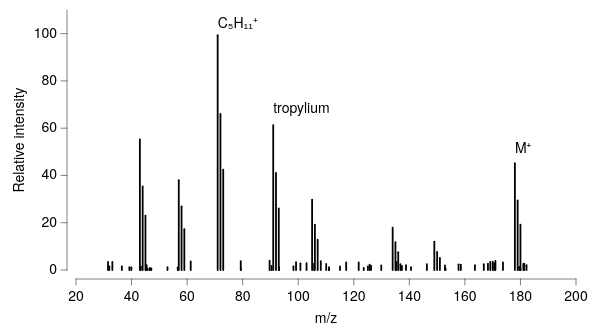

Write a Vega-Lite specification for this figure.
### Vega-Lite specification from a JSON file in a GitHub repository (floating-point values rounded to 4 significant figures)
{"background": null, "config": {"arc": {"fill": "#DBDBDB", "fillOpacity": 1.0, "innerRadius": 32.5, "padAngle": 0.03, "stroke": "black", "strokeOpacity": 1, "strokeWidth": 0.25}, "area": {"fill": "#DBDBDB", "fillOpacity": 1.0, "stroke": "black", "strokeOpacity": 1, "strokeWidth": 0.25}, "axis": {"domain": true, "domainCap": "round", "domainColor": "black", "domainWidth": 0.25, "grid": false, "gridCap": "round", "gridColor": "#F1F1F1", "gridDash": [0, 0], "gridOpacity": 1.0, "gridWidth": 0.25, "labelColor": "black", "labelFont": "Helvetica Neue, HelveticaNeue, Helvetica, Arial, sans-serif", "labelFontSize": 7, "labelFontStyle": "normal", "labelFontWeight": 400, "offset": 4.5, "ticks": true, "tickCap": "round", "tickColor": "black", "tickRound": false, "tickSize": 3, "tickWidth": 0.25, "titleColor": "black", "titleFont": "Helvetica Neue, HelveticaNeue, Helvetica, Arial, sans-serif", "titleFontSize": 7, "titleFontStyle": "normal", "titleFontWeight": 400}, "axisX": {"domain": true, "labelAlign": "center", "labelAngle": 0, "labels": true, "ticks": true, "translate": 0}, "axisY": {"domain": true, "labelAlign": "right", "labelAngle": 0, "labels": true, "ticks": true, "translate": 0}, "axisRight": {"domain": true, "labelAlign": "left", "labelAngle": 0, "labels": true, "ticks": true, "translate": 0}, "axisTop": {"domain": true, "labelAlign": "center", "labelAngle": 0, "labels": true, "ticks": true, "translate": 0}, "axisBand": {"tickOffset": 0}, "bar": {"fill": "#DBDBDB", "fillOpacity": 1.0, "stroke": "black", "strokeOpacity": 1, "strokeWidth": 0.25}, "boxplot": {"size": 11.7, "ticks": {"cornerRadius": 0.25, "fill": "black", "opacity": 1, "size": 5.85, "thickness": 0.25}, "box": {"fillOpacity": 1.0, "stroke": "black", "strokeOpacity": 1, "strokeWidth": 0.25}, "median": {"cornerRadius": 0, "fill": "black", "fillOpacity": 1.0, "opacity": 1, "size": 11.7, "thickness": 0.25}, "rule": {"fill": "black", "fillOpacity": 1.0, "size": 13.0, "stroke": "black", "strokeDash": [0, 0], "strokeOpacity": 1, "strokeWidth": 0.25}, "outliers": {"color": "black", "fill": "black", "fillOpacity": 1.0, "size": 0, "stroke": "black", "strokeOpacity": 1, "strokeWidth": 0.25}}, "circle": {"fill": "black", "fillOpacity": 1.0, "size": 1.625, "stroke": null, "strokeOpacity": 1, "strokeWidth": 0.25}, "errorband": {"band": {"fillOpacity": 0.6, "stroke": null, "strokeWidth": 0.25, "strokeOpacity": 1}, "borders": {"opacity": 0, "strokeOpacity": 0.25, "strokeWidth": 1}}, "errorbar": {"opacity": 1, "rule": {"strokeDash": [0, 0], "strokeWidth": 0.25}, "ticks": {"color": "black", "cornerRadius": 0.125, "opacity": 1, "size": 7.8, "thickness": 0.25}, "thickness": 0.25}, "font": "Helvetica Neue, HelveticaNeue, Helvetica, Arial, sans-serif", "geoshape": {"fill": "#DBDBDB", "fillOpacity": 1.0, "stroke": "black", "strokeOpacity": 1, "strokeWidth": 0.25}, "header": {"labelColor": "black", "labelFont": "Helvetica Neue, HelveticaNeue, Helvetica, Arial, sans-serif", "labelFontSize": 7, "labelFontStyle": "normal", "labelFontWeight": 400, "titleColor": "black", "titleFont": "Helvetica Neue, HelveticaNeue, Helvetica, Arial, sans-serif", "titleFontSize": 7, "titleFontStyle": "normal", "titleFontWeight": 400, "titlePadding": 0}, "legend": {"disable": false, "offset": 4.5, "titlePadding": 4, "labelOffset": 2, "gradientLabelOffset": 2, "gradientLength": 65.0, "gradientThickness": 6.5, "gradientOpacity": 1.0, "gradientStrokeColor": "black", "gradientStrokeWidth": 0.25, "labelColor": "black", "labelFont": "Helvetica Neue, HelveticaNeue, Helvetica, Arial, sans-serif", "labelFontSize": 7, "labelFontStyle": "normal", "labelFontWeight": 400, "strokeColor": "black", "strokeWidth": 0, "symbolSize": 42, "symbolStrokeColor": "black", "symbolStrokeWidth": 0.25, "titleColor": "black", "titleFont": "Helvetica Neue, HelveticaNeue, Helvetica, Arial, sans-serif", "titleFontSize": 7, "titleFontStyle": "normal", "titleFontWeight": 400}, "line": {"color": "black", "stroke": "black", "strokeCap": "butt", "strokeDash": [0, 0], "strokeOpacity": 1, "strokeWidth": 0.5}, "point": {"filled": true, "fill": "#DBDBDB", "fillOpacity": 1.0, "size": 6.5, "stroke": "black", "strokeOpacity": 1, "strokeWidth": 0.25}, "range": {"category": ["#5CA7B1", "#B7D0EE", "#B7B3E4", "#B3DAB5", "#F5E1B3", "#3D727B", "#809DC7", "#867DAC", "#80A988", "#CBB17A", "#204148", "#546B94", "#584C77", "#507B5F", "#9D824D"], "diverging": {"scheme": ["#6F572A", "#876E43", "#9E875F", "#B5A17F", "#CABBA2", "#DCD6CC", "#F4F1E9", "#C9D7DA", "#9DBFC6", "#78A5AF", "#558B96", "#36717C", "#1A5762"]}, "heatmap": {"scheme": ["#32022B", "#43044D", "#4C196E", "#4D338C", "#484DA6", "#3A68BB", "#1D83CA", "#1D9CCB", "#23B5C9", "#28CDC5", "#4DE0B4", "#91EE9F"]}, "ordinal": {"scheme": ["#F1F1F1", "#DBDBDB", "#C6C6C6", "#B2B2B2", "#9D9D9D", "#898989", "#767676", "#636363", "#515151", "#404040", "#2F2F2F", "#1F1F1F"]}, "ramp": {"scheme": ["#32022B", "#43044D", "#4C196E", "#4D338C", "#484DA6", "#3A68BB", "#1D83CA", "#1D9CCB", "#23B5C9", "#28CDC5", "#4DE0B4", "#91EE9F"]}}, "rule": {"color": "black", "stroke": "black", "strokeCap": "round", "strokeDash": [2, 2], "strokeOpacity": 1, "strokeWidth": 0.25}, "scale": {"bandPaddingInner": 0.1, "bandPaddingOuter": 0.1, "round": false}, "rect": {"fill": "#DBDBDB", "fillOpacity": 1.0, "stroke": "black", "strokeOpacity": 1, "strokeWidth": 0.25}, "square": {"fill": "#DBDBDB", "fillOpacity": 1.0, "size": 13.0, "stroke": "black", "strokeOpacity": 1, "strokeWidth": 0.25}, "text": {"color": "black", "font": "Helvetica Neue, HelveticaNeue, Helvetica, Arial, sans-serif", "fontSize": 7, "fontStyle": "normal", "fontWeight": 400}, "tick": {"color": "black", "cornerRadius": 0.125, "opacity": 1.0, "size": 11.7, "thickness": 0.25}, "title": {"anchor": "middle", "frame": "group", "color": "black", "font": "Helvetica Neue, HelveticaNeue, Helvetica, Arial, sans-serif", "fontSize": 7, "fontStyle": "normal", "fontWeight": 400, "subtitleColor": "black", "subtitleFont": "Helvetica Neue, HelveticaNeue, Helvetica, Arial, sans-serif", "subtitleFontSize": "Helvetica Neue, HelveticaNeue, Helvetica, Arial, sans-serif", "subtitleFontStyle": "normal", "subtitleFontWeight": 400}, "trail": {"color": "black", "opacity": 1, "size": 0.5}, "view": {"continuousWidth": 250, "continuousHeight": 130, "discreteWidth": 250, "discreteHeight": 130, "fill": null, "stroke": null, "strokeWidth": 0.25}}, "layer": [{"data": {"name": "data-d1e9cbef3d0b0f036dea6edf8213fc8b"}, "mark": {"type": "rule", "strokeDash": [0, 0], "strokeWidth": 0.9}, "encoding": {"x": {"field": "mz", "scale": {"domain": [25, 190]}, "title": "m/z", "type": "quantitative"}, "y": {"field": "intensity", "scale": {"domain": [0, 108]}, "title": "Relative intensity", "type": "quantitative"}}}, {"layer": [{"data": {"values": [{"__dysonsphere__": 1}]}, "mark": {"type": "text", "align": "left", "angle": 0, "baseline": "middle", "dx": 0, "dy": 0, "opacity": 1.0}, "encoding": {"text": {"value": "C₅H₁₁⁺"}, "x": {"datum": 71.0}, "y": {"datum": 104.0}}}, {"data": {"values": [{"__dysonsphere__": 1}]}, "mark": {"type": "text", "align": "left", "angle": 0, "baseline": "middle", "dx": 0, "dy": 0, "opacity": 1.0}, "encoding": {"text": {"value": "tropylium"}, "x": {"datum": 91.0}, "y": {"datum": 68.0}}}, {"data": {"values": [{"__dysonsphere__": 1}]}, "mark": {"type": "text", "align": "left", "angle": 0, "baseline": "middle", "dx": 0, "dy": 0, "opacity": 1.0}, "encoding": {"text": {"value": "M⁺"}, "x": {"datum": 178.0}, "y": {"datum": 51.0}}}]}], "$schema": "https://vega.github.io/schema/vega-lite/v6.4.1.json", "datasets": {"data-d1e9cbef3d0b0f036dea6edf8213fc8b": [{"mz": 43.0, "intensity": 55.21}, {"mz": 44.0, "intensity": 35.38}, {"mz": 45.0, "intensity": 23.05}, {"mz": 57.0, "intensity": 38.05}, {"mz": 58.0, "intensity": 26.94}, {"mz": 59.0, "intensity": 17.29}, {"mz": 71.0, "intensity": 99.35}, {"mz": 72.0, "intensity": 66.01}, {"mz": 73.0, "intensity": 42.49}, {"mz": 91.0, "intensity": 61.31}, {"mz": 92.0, "intensity": 41.09}, {"mz": 93.0, "intensity": 26.03}, {"mz": 105.0, "intensity": 29.8}, {"mz": 106.0, "intensity": 19.19}, {"mz": 107.0, "intensity": 12.79}, {"mz": 134.0, "intensity": 17.96}, {"mz": 135.0, "intensity": 11.83}, {"mz": 136.0, "intensity": 7.513}, {"mz": 149.0, "intensity": 12.03}, {"mz": 150.0, "intensity": 7.661}, {"mz": 151.0, "intensity": 5.155}, {"mz": 178.0, "intensity": 45.17}, {"mz": 179.0, "intensity": 29.44}, {"mz": 180.0, "intensity": 19.17}, {"mz": 79.31, "intensity": 3.735}, {"mz": 103.0, "intensity": 2.928}, {"mz": 46.62, "intensity": 0.8659}, {"mz": 61.3, "intensity": 3.596}, {"mz": 135.4, "intensity": 3.472}, {"mz": 129.9, "intensity": 1.923}, {"mz": 110.1, "intensity": 2.577}, {"mz": 163.6, "intensity": 2.034}, {"mz": 168.3, "intensity": 2.648}, {"mz": 158.6, "intensity": 2.243}, {"mz": 137.3, "intensity": 1.687}, {"mz": 111.0, "intensity": 1.257}, {"mz": 45.61, "intensity": 0.6351}, {"mz": 138.8, "intensity": 2.098}, {"mz": 169.1, "intensity": 3.423}, {"mz": 89.69, "intensity": 3.908}, {"mz": 121.8, "intensity": 3.181}, {"mz": 93.12, "intensity": 1.187}, {"mz": 56.63, "intensity": 1.134}, {"mz": 123.6, "intensity": 0.8942}, {"mz": 33.09, "intensity": 3.415}, {"mz": 45.41, "intensity": 2.077}, {"mz": 105.7, "intensity": 2.671}, {"mz": 108.1, "intensity": 3.781}, {"mz": 146.3, "intensity": 2.511}, {"mz": 125.7, "intensity": 2.273}, {"mz": 179.5, "intensity": 1.293}, {"mz": 136.8, "intensity": 2.443}, {"mz": 36.51, "intensity": 1.537}, {"mz": 173.7, "intensity": 3.246}, {"mz": 31.99, "intensity": 1.538}, {"mz": 31.52, "intensity": 3.396}, {"mz": 47.11, "intensity": 0.7011}, {"mz": 182.2, "intensity": 2.061}, {"mz": 79.35, "intensity": 0.6715}, {"mz": 90.39, "intensity": 1.781}, {"mz": 111.1, "intensity": 0.5237}, {"mz": 52.93, "intensity": 1.235}, {"mz": 98.28, "intensity": 1.558}, {"mz": 125.1, "intensity": 1.499}, {"mz": 171.0, "intensity": 3.867}, {"mz": 39.21, "intensity": 1.232}, {"mz": 117.3, "intensity": 3.197}, {"mz": 39.92, "intensity": 1.147}, {"mz": 100.8, "intensity": 2.84}, {"mz": 170.0, "intensity": 3.534}, {"mz": 153.0, "intensity": 0.6846}, {"mz": 181.4, "intensity": 2.651}, {"mz": 43.35, "intensity": 1.392}, {"mz": 126.2, "intensity": 1.85}, {"mz": 99.22, "intensity": 3.316}, {"mz": 157.7, "intensity": 2.414}, {"mz": 152.8, "intensity": 1.921}, {"mz": 181.0, "intensity": 2.618}, {"mz": 180.0, "intensity": 0.654}, {"mz": 166.8, "intensity": 2.458}, {"mz": 140.6, "intensity": 1.174}, {"mz": 115.0, "intensity": 1.512}, {"mz": 46.35, "intensity": 0.5112}, {"mz": 170.6, "intensity": 2.848}]}}
